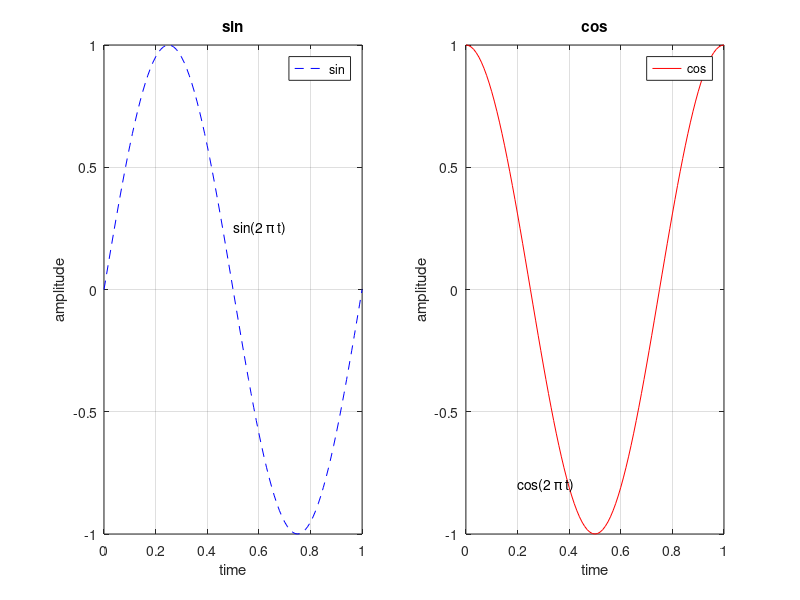

Here is the MATLAB script that generated this plot:
t = 0:0.01:1;
z1 = sin(2*pi*t);
z2 = cos(2*pi*t);

figure;
subplot(1,2,1);
plot(t, z1, '--b');
xlabel('time');
ylabel('amplitude');
legend('sin');
title('sin');
grid on;
%x0 = [0.5; 0.25];
s = 'sin(2 \pi t)';
text(0.5, 0.25, s);

subplot(1,2,2);
plot(t, z2, 'r');

%y0 = [0.2; -0.8];
s1 = 'cos(2 \pi t)';
text(0.2, -0.8, s1); % add comment at (y0)

title('cos'); % Title
legend('cos'); % add elgend
xlabel('time') % the name of X-axis
ylabel('amplitude') % the name of Y-axis
grid on % Add grid
